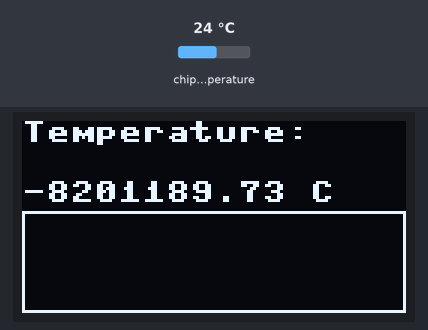
A program run on a simulated Raspberry Pi Pico running MicroPython. On the bench: 128×64 one-colour display. The inputs (shaded band) are chosen by the test bench; at power-on: chip temperature 24 °C. Library files of the repository ran but are not shown: ssd1306.py; what the program prints to the serial console is not drawn.

Above: at 1.2 s.
1.3 s: chip temperature set to 1 °C
At 3.2 s:
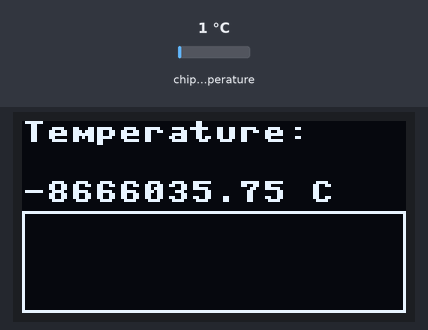
3.6 s: chip temperature set to 11 °C
At 5.3 s:
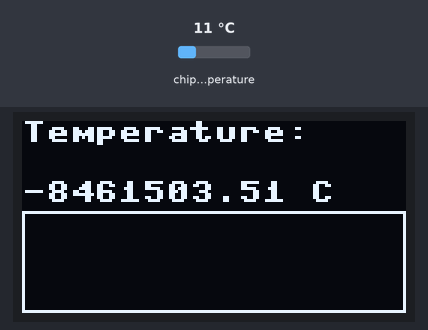
5.6 s: chip temperature set to 22 °C
At 7.5 s:
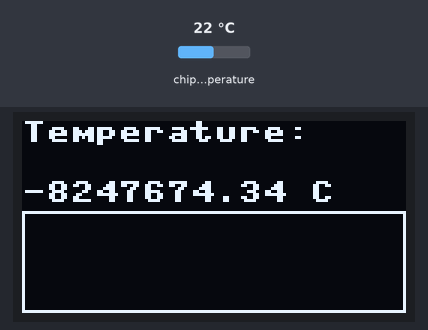
Timing chart, 0 to 9.0 s (numbered marks = the images above; inputs shaded):
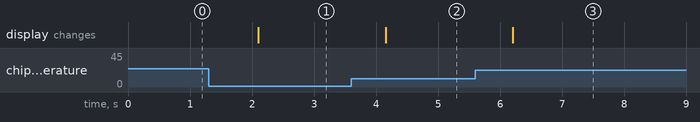

The program:

readTemp.py
```python
from machine import I2C, Pin, ADC
import ssd1306
import utime

# 内蔵温度センサーのピン
TEMP_SENSOR_PIN = 4

# SSD1306の設定
WIDTH = 128
HEIGHT = 64
i2c = I2C(1, sda=Pin(18), scl=Pin(19), freq=400000)
oled = ssd1306.SSD1306_I2C(WIDTH, HEIGHT, i2c)

# 温度センサーの設定
sensor_temp = ADC(TEMP_SENSOR_PIN)
conversion_factor = 3.3 / (65535)

def read_temperature():
    raw_value = sensor_temp.read_u16()
    temperature = 27 - (raw_value - 0.706) / 0.001721
    return temperature

def draw_graph(value):
    oled.fill(0)  # 画面をクリア
    oled.text("Temperature:", 0, 0)
    oled.text("{:.2f} C".format(value), 0, 20)

    # グラフの描画
    bar_height = int(value * (HEIGHT - 30) / 100)  # バーの高さ
    oled.rect(0, 30, WIDTH, HEIGHT - 30, 1)  # 枠
    oled.fill_rect(0, HEIGHT - bar_height, WIDTH, bar_height, 1)  # バー

    oled.show()

while True:
    temperature = read_temperature()
    print('Temperature:', temperature)
    draw_graph(temperature)
    utime.sleep(1)  # 1秒ごとに温度を表示（必要に応じて変更）
```

Measured:
- after the input at 1.3 s, the display: changes after 0.80 s (image 1)
- after the input at 3.6 s, the display: changes after 0.55 s (image 2)
- after the input at 5.6 s, the display: changes after 0.60 s (image 3)
